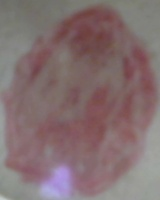
#> input picture 0101/0101_18Nov22_01:50:44_image_crop.jpg, 160 x 200 px; its folder holds only this picture in this run
$ python -i modules.py   (imports and definitions only)
#> lines starting #> are read from the running program, lines starting #| are printed output that depends on the picture; after the words box and inside, x2 and y2 are one past the last pixel; in counts of white or black regions, pixels touching at a corner belong together
#> further down, picture is the input picture: shape (200, 160, 3); mean B, G, R 112.8, 111.4, 131.6

import numpy as np
import cv2

class preprocessing:
    def __init__(self,img):
        self.img= img
    def blur(self,kernel_size,iterasi):
        return cv2.GaussianBlur(self.img,(kernel_size,kernel_size),iterasi)
        # return cv2.GaussianBlur(self.img,(kernel,kernel),iterasi)
    def show(self):
        return cv2.imshow("original",self.img)
    def dilate(self,kernel_size,iterasi):
        return cv2.dilate(self.img, kernel_size, iterations=iterasi)


# [43 lines left out: functions calc_foreground_percentage, thresholding, not called in this run]
    # return img_thresh,percentage

def lidar():
    pass

# [7 lines left out: function pixel_cm, not called in this run]

def detect(frame):
    # global x,y,w,h
    # x,y,w,h = 0,0,0,0
    cx,cy =0 , 0
    luas=0
    edge = cv2.Canny(frame,30,100,3)
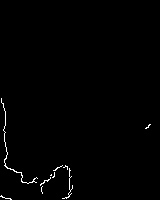
#> edge: shape (200, 160); 0.82% white in thin lines or dots, all inside (x1, y1, x2, y2) = (0, 98, 151, 200)
    contours, hierarchy = cv2.findContours(edge,cv2.RETR_EXTERNAL, cv2.CHAIN_APPROX_SIMPLE)
#> contours = 10 contours, all with area under 20

    for c in contours:
        # 23 agstus
        rect = cv2.minAreaRect(c)
        (a,b),(l,p),angle=rect
        # box =cv2.boxPoints(rect)
        # box = np.int0(box)
        # cv2.circle(frame,int(a),int(b),5,(0,0,255),-1)
        # end
        x,y,w,h = cv2.boundingRect(c)
        # luas = (y-(y+h))*(x-(x+w))
        luas= w*h

        # [5 lines of commented-out code are left out]
        if(luas > 180):
            # print(f'koordinat : {x,y}, luasan : {w,h}, luas : {luas}' )
            M = cv2.moments(c)
            if M['m00'] != 0:
                # cx1= int(M['m01'])
                # cx2= int(M['m00'])
                # cx3= int(M['m10'])
                cx = int(M['m10']/M['m00'])
                cy = int(M['m01']/M['m00'])

                cv2.rectangle(frame,(x,y),(x+w,y+h),(0,255,0),2)
                return cx,cy,luas,edge,x,y,w,h

            else:
                cx,cy =0 , 0
        else:
            cx,cy=0,0
#> this loop made 6 passes
#> (c, a, b, l, p, angle, x, y) on pass 4: ([[51, 174], [50, 175], [51, 175]], 50.75, 174.8, 1.41, 0.707, -45, 50, 174)
#> (a, b, l, p, angle, x, y, w) on passes 1, 2, 3, 5, 6: (5.55, 197.4, 1.58, 11.38, -71.57, 0, 195, 12), (41.5, 189.5, 7, 1, -90, 41, 186, 2), (44.91, 180.8, 12.65, 2.36, -29.74, 40, 177, 11), (53.69, 174.8, 5.39, 1.49, -68.2, 52, 172, 3), (69.21, 183.9, 30.81, 7.63, -76.87, 62, 168, 11)
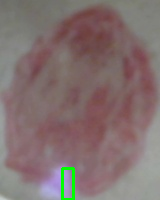
#> frame: shape (200, 160, 3); 0.74% of pixels changed, all inside (x1, y1, x2, y2) = (61, 167, 75, 200)

    # print(f'X:{cx},Y:{cy}')
    # print(f'X:{cx1},Y:{cx2},{cx3}')

    luas,edge,x,y,w,h=0,0,0,0,0,0 # fungsinya supaya ketika tidak ada kontuk nilainya dikembalikan 0 semua
    return cx,cy,luas,edge,x,y,w,h
def nothing(x):
    pass
kernel = np.ones((5, 5), np.uint8)

>>> import cv2
>>> picture = cv2.imread('../0101/0101_18Nov22_01:50:44_image_crop.jpg')
>>> result = detect(picture)
#> result = 8 items

$ run again, on 0101/0101_18Nov22_01:50:44_original.jpg
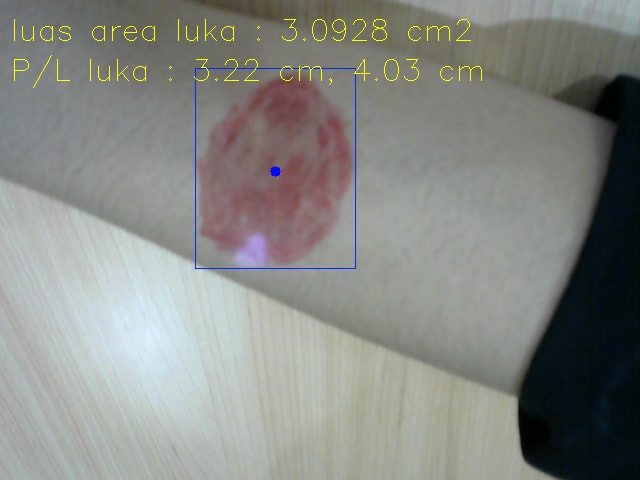
#> input picture 0101/0101_18Nov22_01:50:44_original.jpg, 640 x 480 px
#> picture is the input picture: shape (480, 640, 3); mean B, G, R 132.2, 136.7, 134.5
#> in detect, `edge = cv2.Canny(frame,30,100,3)`:
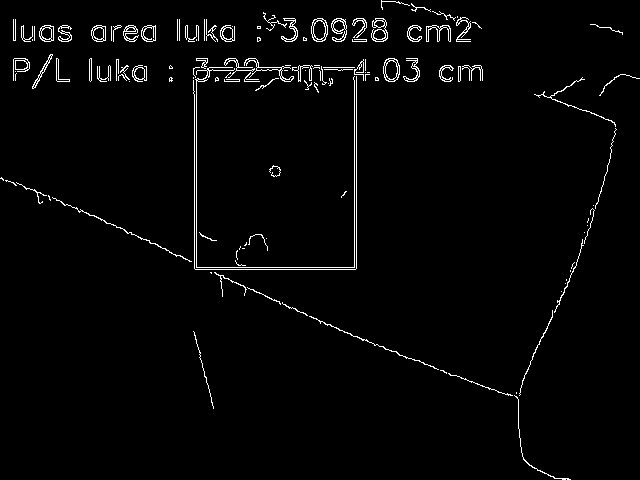
#> edge: shape (480, 640); 2.3% white in thin lines or dots
#> contours = 128 contours, 92 with area under 20; largest, box (x1, y1, x2, y2) and area: (383, 58, 400, 82) 312, (311, 18, 328, 42) 311, (371, 18, 388, 42) 260, (331, 18, 347, 42) 214, (39, 25, 54, 42) 198
#> the loop in detect, `for c in contours:` made 1 pass
#> (a, b, l, p, angle, x, y, w) on pass 1: (530.6, 444.4, 28.62, 100.9, -32.88, 514, 395, 57)
#> after the loop in detect, `for c in contours:`:
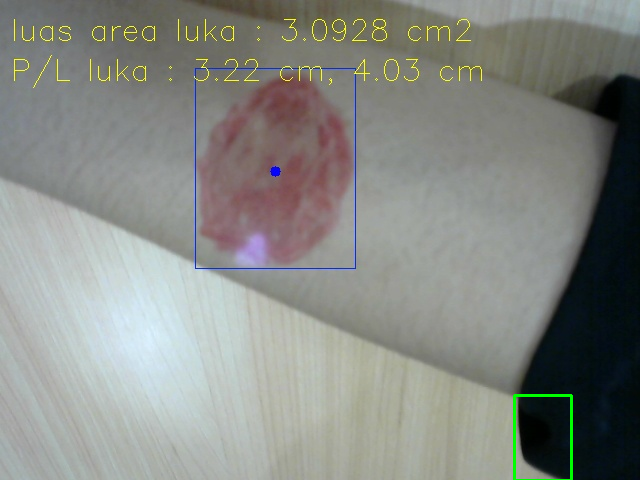
#> frame: shape (480, 640, 3); 0.24% of pixels changed, all inside (x1, y1, x2, y2) = (513, 394, 573, 480)
#> result = 8 items
